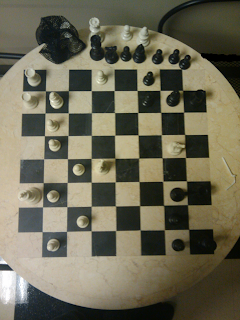
#> input picture test_chess.png, 240 x 320 px
$ jupyter execute insert_lines_over_image.ipynb
#> lines starting #> are read from the running program, lines starting #| are printed output that depends on the picture; after the words box and inside, x2 and y2 are one past the last pixel; in counts of white or black regions, pixels touching at a corner belong together
[cell 1]
import cv2
import numpy as np
from matplotlib import pyplot as plt

[cell 2]
filename = "test_chess.png"
def auto_canny(image, sigma=0.33):
	# compute the median of the single channel pixel intensities
	v = np.median(image)
	# apply automatic Canny edge detection using the computed median
	lower = int(max(0, (1.0 - sigma) * v))
	upper = int(min(255, (1.0 + sigma) * v))
	edged = cv2.Canny(image, lower, upper)
	# return the edged image
	return edged
# construct the argument parse and parse the arguments


# load the image, convert it to grayscale, and blur it slightly
image = cv2.imread(filename)
#> image is the input picture: shape (320, 240, 3); mean B, G, R 85.9, 105.7, 109
gray = cv2.cvtColor(image, cv2.COLOR_BGR2GRAY)
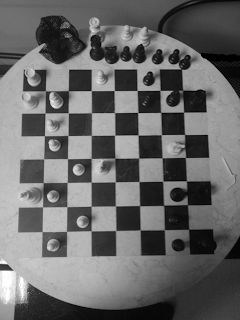
#> gray: shape (320, 240); min 0, max 255, mean 104.5
blurred = cv2.GaussianBlur(gray, (3, 3), 0)
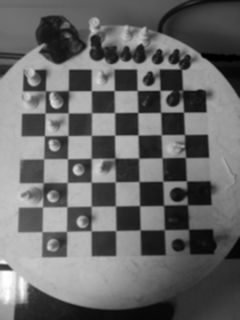
#> blurred: shape (320, 240); min 0, max 254, mean 104.5
# apply Canny edge detection using a wide threshold, tight
# threshold, and automatically determined threshold
wide = cv2.Canny(blurred, 10, 350)
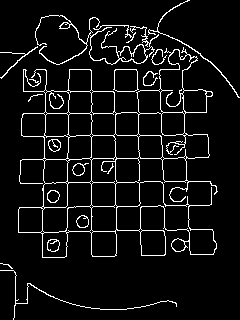
#> wide: shape (320, 240); 6.8% white in thin lines or dots
tight = cv2.Canny(blurred, 225, 250)
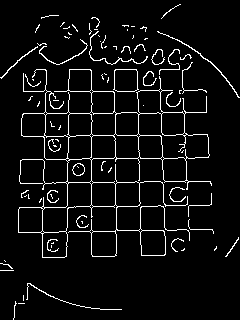
#> tight: shape (320, 240); 5.8% white in thin lines or dots
auto = auto_canny(blurred)
#> in auto_canny, `v = np.median(image)`: v = 102
#> in auto_canny, `lower = int(max(0, (1.0 - sigma) * v))`: lower = 68
#> in auto_canny, `upper = int(min(255, (1.0 + sigma) * v))`: upper = 135
#> in auto_canny, `edged = cv2.Canny(image, lower, upper)`:
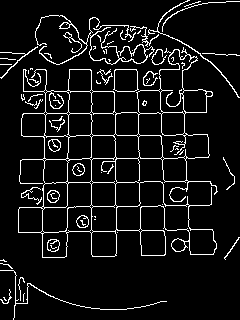
#> edged: shape (320, 240); 7.9% white in thin lines or dots
	# show the images
#cv2.imshow("Original", image)
#cv2.imshow("Edges", np.hstack([wide, tight, auto]))
#cv2.waitKey(0)
plt.subplot(121),plt.imshow(image)
plt.title('Original Image'), plt.xticks([]), plt.yticks([])
plt.subplot(122),plt.imshow(np.hstack([auto]),cmap = 'gray')
plt.title('Edge Image'), plt.xticks([]), plt.yticks([])
edges = np.hstack([auto])
#edges = np.hstack([wide])
plt.show()
#> figure, not shown here; B, G, R data is drawn as R, G, B
#cv2.imwrite("auto_edged_only_1.png" , np.hstack([auto]))
cv2.imwrite("auto_edged_only_2.png" , np.hstack([auto]))
cv2.imwrite("wide_edged_only_2.png" , np.hstack([wide]))
#> Out = True

[cell 3]
lines = cv2.HoughLines(edges,1,np.pi/180,80,16)
#> lines = 26 rows, first 8: [91, 0], [-136, 3.12], [-112, 3.12], [70, 0.0175], [208, 1.55], [184, 1.55], [-180, 3.11], [-156, 3.11]
#lines = cv2.HoughLinesP(edges,1,np.pi/180,80,maxLineGap=100)
print("Line count "+str(len(lines)))
#| Line count 26
image = cv2.imread(filename)
full_lines = []
for line in lines:
    for rho,theta in line:
        a = np.cos(theta)
        b = np.sin(theta)
        x0 = a*rho
        y0 = b*rho
        x1 = int(x0 + 1000*(-b))
        y1 = int(y0 + 1000*(a))
        x2 = int(x0 - 1000*(-b))
        y2 = int(y0 - 1000*(a))
        full_lines.append([x1, y1, x2, y2])
        cv2.line(image,(x1,y1),(x2,y2),(0,0,255),2)
#> this loop made 26 passes
#> line on passes 1 to 12: [[91, 0]], [[-136, 3.12]], [[-112, 3.12]], [[70, 0.0175]], [[208, 1.55]], [[184, 1.55]], [[-180, 3.11]], [[-156, 3.11]], [[160, 1.55]], [[91, 1.57]], [[113, 1.57]], [[137, 1.55]]
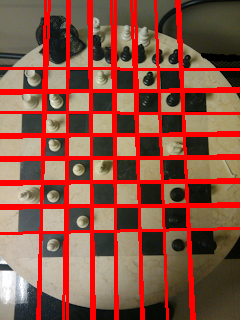
#> image: shape (320, 240, 3); mean B, G, R 66.7, 82, 140.3
#> after the loop, full_lines = 26 items, first 6: [91, 1000, 91, -1000], [118, -1002, 153, 997], [94, -1001, 129, 997], [52, 1001, 87, -998], [-996, 225, 1003, 190], [-996, 201, 1003, 166]
terget_file = str("houghlines3"+filename)
print(terget_file)
print(full_lines)
#> (printed output is left out)
cv2.imwrite(terget_file,image)
#> Out = True

[cell 4]
import math
image1 = cv2.imread(filename)
def angle(line1, line2):
    x1, y1 = line1[0]
    x2, y2 = line1[1]
    if((x2-x1) == 0):
        Slope1 = (y2-y1)/1
    else:
        Slope1 = (y2-y1)/(x2-x1)
    x1, y1 = line2[0]
    x2, y2 = line2[1]
    if((x2-x1) == 0):
        Slope2 = (y2-y1)/1
    else:
        Slope2 = (y2-y1)/(x2-x1)
    if(Slope1*Slope2 == -1):
        Tangent_of_Angle = (Slope2 - Slope1) / 1
    else:
        Tangent_of_Angle = (Slope2 - Slope1) / (1+  Slope1*Slope2)
    #m1 = (pt1.getY() - pt1.getY())/1
    #m2 = (pt2.getY() - pt1.getY())/(pt2.getX()-pt1.getX())

    #tnAngle = (m1-m2)/(1+(m1*m2))
    return math.atan(Tangent_of_Angle)

def line_intersection(line1, line2):
    xdiff = (line1[0][0] - line1[1][0], line2[0][0] - line2[1][0])
    ydiff = (line1[0][1] - line1[1][1], line2[0][1] - line2[1][1])
    def det(a, b):
        return a[0] * b[1] - a[1] * b[0]
    ang1 = math.degrees(angle(line1, line2))
    print(ang1)
    # [4 lines of commented-out code are left out]
    angle_between = abs(ang1)
    div=0
    if(angle_between >80 and angle_between< 100):
        div = det(xdiff, ydiff)
    if div != 0:
       #raise Exception('lines do not intersect')

        d = (det(*line1), det(*line2))
        x = det(d, xdiff) / div
        y = det(d, ydiff) / div
    else:
        x,y =[0,0]
    return int(x), int(y)
intercept_list = []
for i in range(0, len(full_lines)-1):
#for i in range(0, 1):
#for line in full_lines:
    print(full_lines[i])
    x1, y1, x2, y2 = full_lines[i]
    A = (x1, y1)
    B = (x2, y2)
    cv2.line(image1, A, B, (0, 255, 0), 2,cv2.LINE_AA)
    for j in range(i+1, len(full_lines)):
        x11, y11, x12, y12 = full_lines[j]
        print(str(j) + str(full_lines[j]))
        C = (x11, y11)
        D = (x12, y12)
        inter_p = line_intersection((A, B), (C, D))
        #print(inter_p)
        if(inter_p[0] !=0 or inter_p[0] !=0):
            #cv2.line(image1, C, D, (0, 0, 255), 2,cv2.LINE_AA)
            #cv2.circle(image1, inter_p, 3, (255, 0, 0), -1)
            intercept_list.append(inter_p )
#> this loop made 25 passes
#> (A, B) on passes 1 to 2: ((91, 1000), (91, -1000)), ((118, -1002), (153, 997))
#> (printed output is left out)
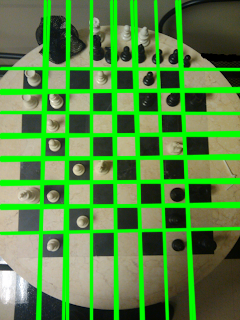
#> image1: shape (320, 240, 3); mean B, G, R 65.8, 139.1, 83.5
terget_file = str("santhu_DOT"+filename)
print(len(intercept_list))

for inter_p in intercept_list :
    #if(inter_p[0] !=0 or inter_p[0] !=0):
    #cv2.line(image1, C, D, (0, 0, 255), 2,cv2.LINE_AA)
    cv2.circle(image1, inter_p, 3, (255, 0, 0), -1)
#> this loop made 169 passes
#> inter_p on passes 1 to 3: (91, 205), (91, 181), (91, 157)
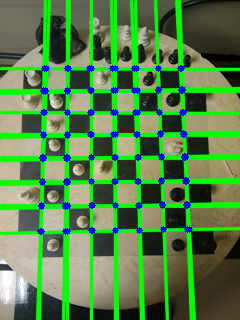
#> image1: shape (320, 240, 3); 2.74% of pixels changed, all inside (x1, y1, x2, y2) = (37, 65, 193, 235)
cv2.imwrite(terget_file,image1)
#> Out = True
